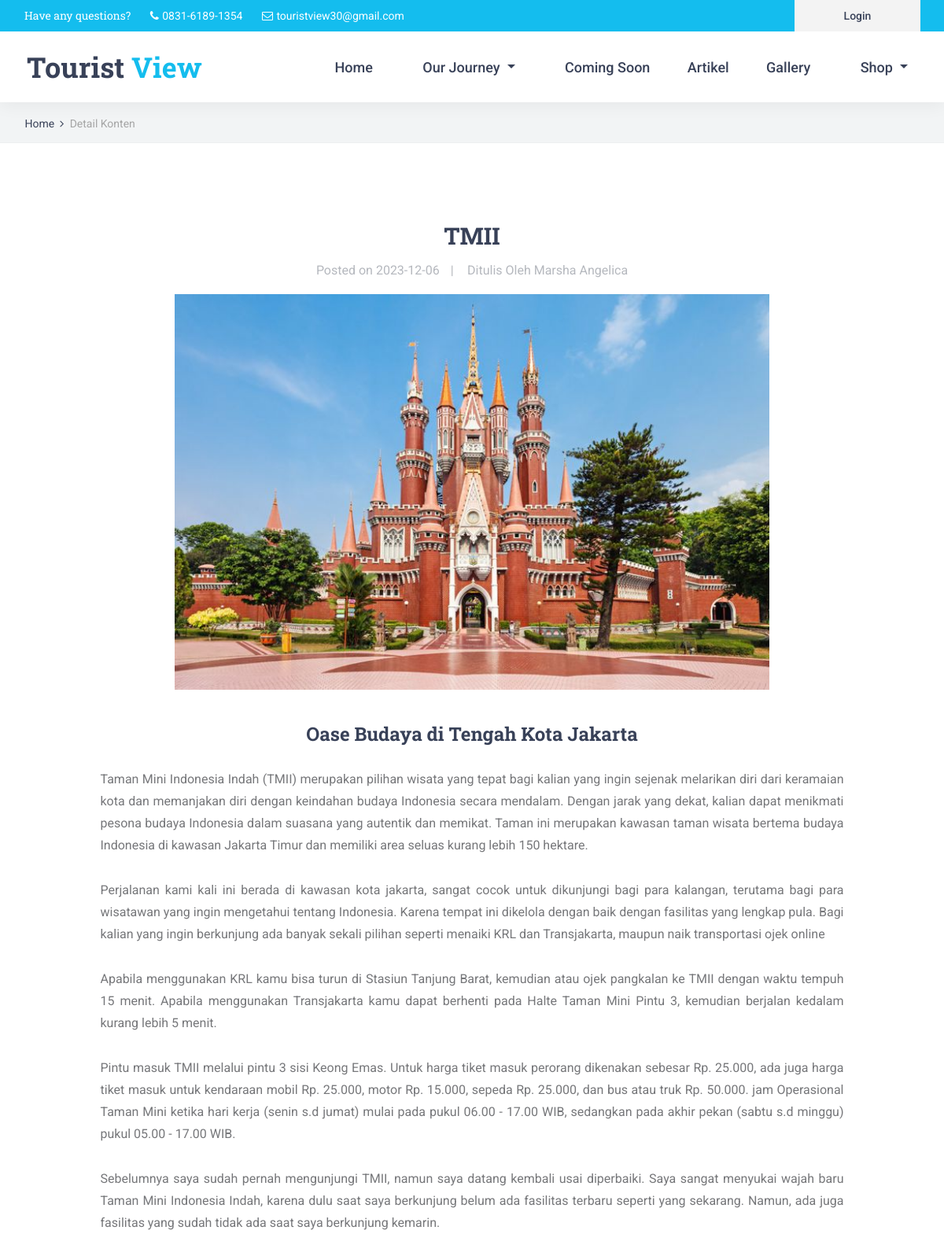
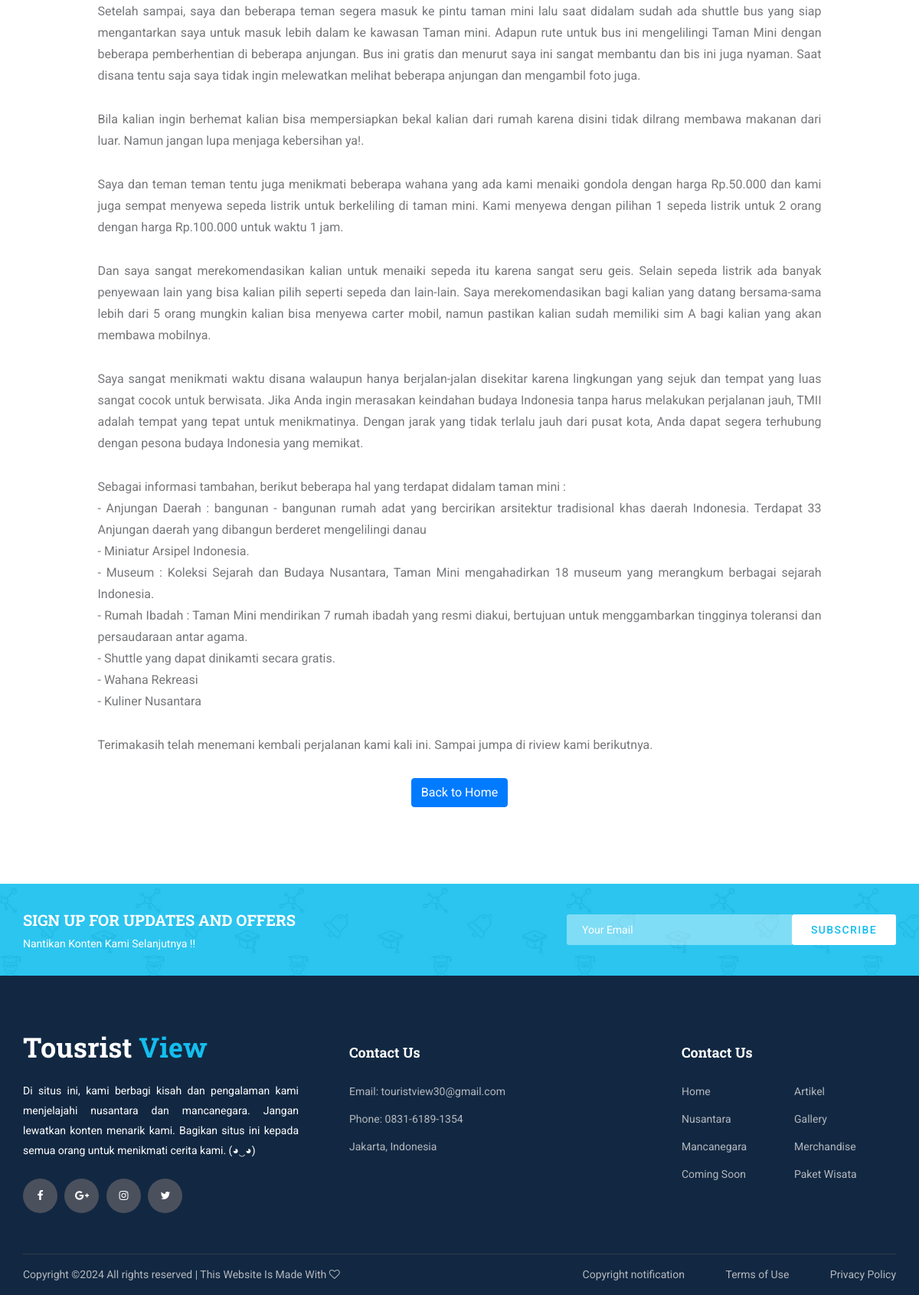
/home/detail_konten/50, run on the app's committed database (2 pictures, top to bottom).
### tables this page shows
CREATE TABLE `konten` (
  `id_konten` int(10) NOT NULL,
  `gambar_konten` varchar(50) NOT NULL,
  `judul_konten` text NOT NULL,
  `id_penulis` int(10) DEFAULT NULL,
  `sub_judul` text NOT NULL,
  `isi_konten` text NOT NULL,
  `jenis_konten` varchar(25) NOT NULL,
  `tgl_konten` date NOT NULL DEFAULT current_timestamp()
);

CREATE TABLE `penulis` (
  `id_penulis` int(10) NOT NULL,
  `nama_penulis` varchar(50) NOT NULL,
  `alamat` varchar(50) NOT NULL,
  `no_telp` varchar(15) NOT NULL,
  `email` varchar(50) NOT NULL
);

### application/views/layout/v_wrapper.php (called while the page is built)
<?php
require_once('v_head.php');
require_once('v_header.php');
require_once('v_nav.php');
if ($isi) {
    $this->load->view($isi);
}
require_once('v_footer.php');
?>

### application/controllers/home.php (called while the page is built, shortened)
<?php
class Home extends CI_Controller {
	public function __construct()
	{
		$this->load->model('m_home');
		$this->load->model('m_penulis');
	}
	public function detail_konten($id_konten)
	{
		$data = array(
			'title' 	=> 'Detail Konten',
			'konten' 	=> $this->m_home->detail_konten($id_konten),
			'penulis'=>$this->m_penulis->lists(),
			'isi'		=> 'v_detail_konten'
		);
		$this->load->view('layout/v_wrapper',$data,FALSE);
	}
}

### index.php (called while the page is built, shortened)
<?php
require_once BASEPATH.'core/CodeIgniter.php';

### application/models/m_home.php (called while the page is built, shortened)
<?php
class M_Home extends CI_Model{
	public function detail_konten($id_konten)
	{
		$this->db->select('*');
		$this->db->from('konten');
		$this->db->join('penulis', 'penulis.id_penulis = konten.id_penulis', 'left');
		$this->db->where('id_konten', $id_konten);
		return $this->db->get()->row();
	}
}

### application/views/v_detail_konten.php (the view)
<div class="home">
    <div class="breadcrumbs_container">
        <div class="container">
            <div class="row">
                <div class="col">
                    <div class="breadcrumbs">
                        <ul>
                            <li><a href="<?= base_url()?>">Home</a></li>
                            <li>Detail Konten</li>
                        </ul>
                    </div>
                </div>
            </div>
        </div>
    </div>
</div>
<div class="blog">
	<div class="container">
		<div class="row">
                <div class="col-lg-10 mx-auto">
                    <div class="blog_content">
                        <div class="blog_title text-center"><?= $konten->judul_konten ?></div>
                        <div class="blog_meta text-center">
                            <ul>
                                <li style="font-size: medium;" >Posted on <?= $konten->tgl_konten ?></a></li>
                                <li style="font-size: medium;">Ditulis Oleh <?= $konten->nama_penulis ?></a></li>
                            </ul>
                        </div>
                        <div class="blog_image text-center">
                            <img src="<?= base_url('foto/gambar_konten/'.$konten->gambar_konten) ?>" style="width: 80%;">
                        </div><br><br>
                        <div class="sub_judul text-center">
                            <h3><?= $konten->sub_judul ?></h3>
                        </div>
                        <div class="isi-konten text-justify">
                            <p><?= $konten->isi_konten ?></p>
                        </div>
                        <div class="back_button_container text-center">
                            <a href="<?= base_url('') ?>" class="btn btn-primary mx-auto">Back to Home</a>
                        </div>
                    </div>
		        </div>
	        </div>
        </div>
    </div>
<div class="newsletter">
     <div class="newsletter_background" style="background-image:url(<?= base_url()?>template/front-end/images/newsletter.jpg)"></div>
		<div class="container">
			<div class="row">
				<div class="col">
					<div class="newsletter_container d-flex flex-lg-row flex-column align-items-center justify-content-start">
						<div class="newsletter_content text-lg-left text-center">
							<div class="newsletter_title">sign up for updates and offers</div>
							<div class="newsletter_subtitle">Nantikan Konten Kami Selanjutnya !!</div>
						</div>
						<div class="newsletter_form_container ml-lg-auto">
							<form action="#" id="newsletter_form" class="newsletter_form d-flex flex-row align-items-center justify-content-center">
								<input type="email" class="newsletter_input" placeholder="Your Email" required="required">
								<button type="submit" class="newsletter_button">subscribe</button>
							</form>
						</div>
					</div>
				</div>
			</div>
		</div>
	</div>

### template/front-end/styles/courses.css (style rules this page uses)
* { margin: 0; padding: 0; -webkit-font-smoothing: antialiased; -webkit-text-shadow: rgba(0,0,0,.01) 0 0 1px; text-shadow: rgba(0,0,0,.01) 0 0 1px; }
body { font-family: 'Roboto', sans-serif; font-size: 14px; font-weight: 400; background: #FFFFFF; color: #a5a5a5; }
div { display: block; position: relative; -webkit-box-sizing: border-box; -moz-box-sizing: border-box; box-sizing: border-box; }
ul { list-style: none; margin-bottom: 0px; }
p { font-family: 'Roboto', sans-serif; font-size: 14px; line-height: 1.85; font-weight: 400; color: #76777a; -webkit-font-smoothing: antialiased; -webkit-text-shadow: rgba(0,0,0,.01) 0 0 1px; text-shadow: rgba(0,0,0,.01) 0 0 1px; }
a, a:hover, a:visited, a:active, a:link { text-decoration: none; -webkit-font-smoothing: antialiased; -webkit-text-shadow: rgba(0,0,0,.01) 0 0 1px; text-shadow: rgba(0,0,0,.01) 0 0 1px; }
h3 { font-size: 24px; }
h1, h2, h3, h4, h5, h6 { font-family: 'Roboto Slab', serif; font-weight: 700; -webkit-font-smoothing: antialiased; -webkit-text-shadow: rgba(0,0,0,.01) 0 0 1px; text-shadow: rgba(0,0,0,.01) 0 0 1px; color: #384158; margin-bottom: 0; }
.home { width: 100%; height: 182px; background: #f2f4f5; border-bottom: solid 1px #edeff0; }
.breadcrumbs_container { position: absolute; left: 0; bottom: 0; width: 100%; padding-bottom: 13px; padding-left: 3px; }
.breadcrumbs ul li { display: inline-block; position: relative; }
.breadcrumbs ul li:not(:last-child)::after { display: inline-block; font-family: 'FontAwesome'; content: '\f105'; margin-left: 7px; margin-right: 4px; color: #384158; }
.breadcrumbs ul li a { font-size: 14px; font-weight: 400; color: #384158; -webkit-transition: all 200ms ease; -moz-transition: all 200ms ease; -ms-transition: all 200ms ease; -o-transition: all 200ms ease; transition: all 200ms ease; }
.newsletter { width: 100%; }
.newsletter_background { position: absolute; top: 0; left: 0; width: 100%; height: 100%; }
.newsletter_container { width: 100%; height: 120px; }
.newsletter_title { font-family: 'Roboto Slab', serif; font-size: 20px; font-weight: 700; text-transform: uppercase; color: #FFFFFF; }
.newsletter_subtitle { font-size: 14px; font-weight: 400; color: #FFFFFF; margin-top: 6px; }
.newsletter_form_container { width: 450px; padding-left: 20px; }
.newsletter_form { display: block; position: relative; width: 100%; }
.newsletter_input { width: calc(100% - 136px); height: 40px; background: rgba(255,255,255,0.4); border: none; outline: none; padding-left: 20px; color: #FFFFFF; border-top-left-radius: 3px; border-bottom-left-radius: 3px; }
.newsletter_button { width: 136px; height: 40px; background: #FFFFFF; border-radius: 3px; border: none; outline: none; cursor: pointer; font-size: 14px; text-transform: uppercase; color: #14bdee; font-weight: 500; letter-spacing: 0.1em; }

### data on the page
konten: judul_konten "TMII", tgl_konten "2023-12-06", id_penulis.nama_penulis "Marsha Angelica", gambar_konten (picture), sub_judul "Oase Budaya di Tengah Kota Jakarta", isi_konten "Taman Mini Indonesia Indah (TMII) merupakan pilihan wisata yang tepat bagi kalian yang ingin sejenak melarikan diri dari keramaian kota dan memanjakan diri dengan keindahan budaya Indonesia secara mendalam. Dengan jarak yang dekat, kalian dapat menikmati pesona budaya Indonesia dalam suasana yang autentik dan memikat. Taman ini merupakan kawasan taman wisata bertema budaya Indonesia di kawasan Jakarta Timur dan memiliki area seluas kurang lebih 150 hektare. Perjalanan kami kali ini berada di kawasan kota jakarta, sangat cocok untuk dikunjungi bagi para kalangan, terutama bagi para wisatawan yang ingin mengetahui tentang Indonesia. Karena tempat ini dikelola dengan baik dengan fasilitas yang…"
